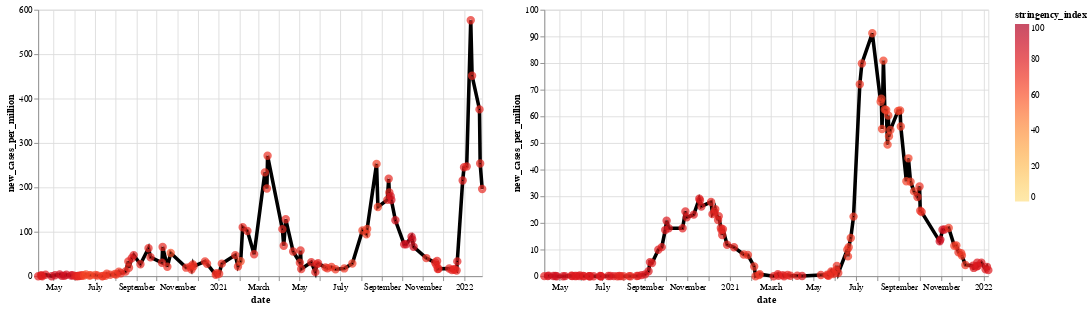
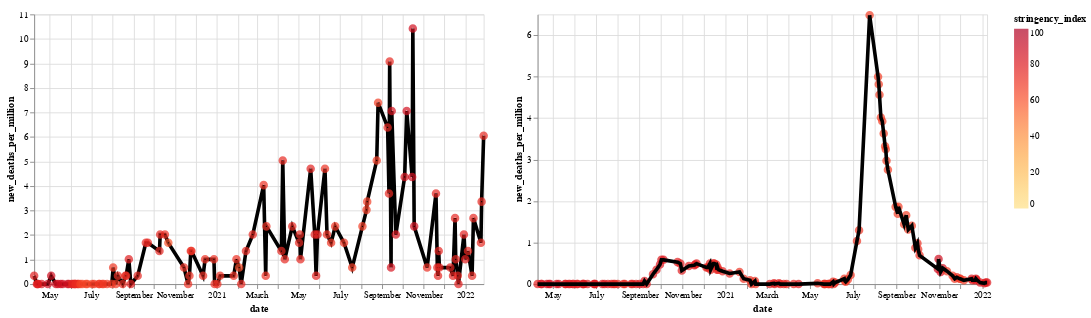

The notebook cell saved with these charts, in order:
### Markdown cell above
Jamaica and Myamar had very strict policies, and all the tables of these two can been seen that the policies stays strict and the new cases or new deaths are not effected by it.

### Code cell
#Jamaica new_cases_per_million
jline= alt.Chart(Jamaica).mark_line(stroke='black', strokeWidth=4).encode(
      x= 'date:T',
      y='new_cases_per_million:Q' ,
).properties(
    width=500,
    height=300,
  )
  
jmark= alt.Chart(Jamaica).mark_point(strokeWidth=4).encode(
      x= 'date:T',
      y= 'new_cases_per_million:Q' ,
      color=alt.Color('stringency_index:Q', scale=alt.Scale(scheme='yelloworangered', domain=[0, 100])),
      tooltip=(['date',"stringency_index", "location", "new_cases:Q"]),
).properties(
    width=500,
    height=300,
)

#Jamaica new_deaths_per_million
j1line= alt.Chart(Jamaica).mark_line(stroke='black', strokeWidth=4).encode(
      x= 'date:T',
      y='new_deaths_per_million:Q' ,
).properties(
    width=500,
    height=300,
  )
  
j2mark= alt.Chart(Jamaica).mark_point(strokeWidth=4).encode(
      x= 'date:T',
      y= 'new_deaths_per_million:Q' ,
      color=alt.Color('stringency_index:Q', scale=alt.Scale(scheme='yelloworangered', domain=[0, 100])),
      tooltip=(['date',"stringency_index", "location", "new_cases:Q"]),
).properties(
    width=500,
    height=300,
)

# Myanmar new_cases_per_million
mline= alt.Chart(Myanmar).mark_line(stroke='black', strokeWidth=4).encode(
      x= 'date:T',
      y= 'new_cases_per_million:Q' ,
).properties(
    width=500,
    height=300
  )


mmark= alt.Chart(Myanmar).mark_point(strokeWidth=4).encode(
      x= 'date:T',
      y= 'new_cases_per_million:Q' ,
      color=alt.Color('stringency_index:Q', scale=alt.Scale(scheme='yelloworangered', domain=[0, 100])),
      tooltip=(['date',"stringency_index", "location", "new_cases:Q"]),
).properties(
    width=500,
    height=300
  )

# Myanmar new_deaths_per_million
m2line= alt.Chart(Myanmar).mark_line(stroke='black', strokeWidth=4).encode(
      x= 'date:T',
      y= 'new_deaths_per_million:Q' ,
).properties(
    width=500,
    height=300
  )


m1mark= alt.Chart(Myanmar).mark_point(strokeWidth=4).encode(
      x= 'date:T',
      y= 'new_deaths_per_million:Q' ,
      color=alt.Color('stringency_index:Q', scale=alt.Scale(scheme='yelloworangered', domain=[0, 100])),
      tooltip=(['date',"stringency_index", "location", "new_cases:Q"]),
).properties(
    width=500,
    height=300
  )

display(jline + jmark | mline + mmark)
display(j1line+j2mark| m1mark +m2line)
